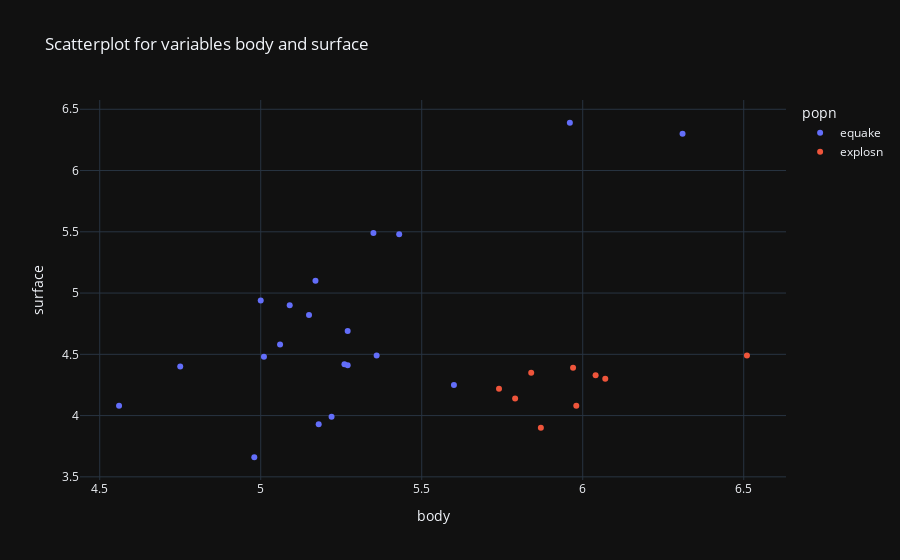

The notebook cell saved with this chart:
### Markdown cell above
#### Make scatterplot for variables body and surface. Mark classes corresponding to observations.

### Code cell
fig = px.scatter(df, x='body', y='surface', color='popn', title='Scatterplot for variables body and surface')
fig.show()

### Figure 1 — Plotly figure (JSON) as saved in the notebook; plotly's stock layout.template omitted (floating-point values rounded to 4 significant figures)
{"data": [{"hovertemplate": "popn=equake<br>body=%{x}<br>surface=%{y}<extra></extra>", "legendgroup": "equake", "marker": {"color": "#636efa", "symbol": "circle"}, "mode": "markers", "name": "equake", "orientation": "v", "showlegend": true, "x": [5.6, 5.18, 6.31, 5.36, 5.96, 5.26, 5.17, 4.75, 5.35, 5.01, 5.27, 5.27, 4.98, 5.22, 5.06, 5.09, 5.15, 4.56, 5.0, 5.43], "xaxis": "x", "y": [4.25, 3.93, 6.3, 4.49, 6.39, 4.42, 5.1, 4.4, 5.49, 4.48, 4.41, 4.69, 3.66, 3.99, 4.58, 4.9, 4.82, 4.08, 4.94, 5.48], "yaxis": "y", "type": "scatter"}, {"hovertemplate": "popn=explosn<br>body=%{x}<br>surface=%{y}<extra></extra>", "legendgroup": "explosn", "marker": {"color": "#EF553B", "symbol": "circle"}, "mode": "markers", "name": "explosn", "orientation": "v", "showlegend": true, "x": [6.04, 5.97, 5.84, 5.79, 5.87, 6.51, 5.74, 5.98, 6.07], "xaxis": "x", "y": [4.33, 4.39, 4.35, 4.14, 3.9, 4.49, 4.22, 4.08, 4.3], "yaxis": "y", "type": "scatter"}], "layout": {"xaxis": {"anchor": "y", "domain": [0.0, 1.0], "title": {"text": "body"}}, "yaxis": {"anchor": "x", "domain": [0.0, 1.0], "title": {"text": "surface"}}, "legend": {"title": {"text": "popn"}, "tracegroupgap": 0}, "title": {"text": "Scatterplot for variables body and surface"}}}
